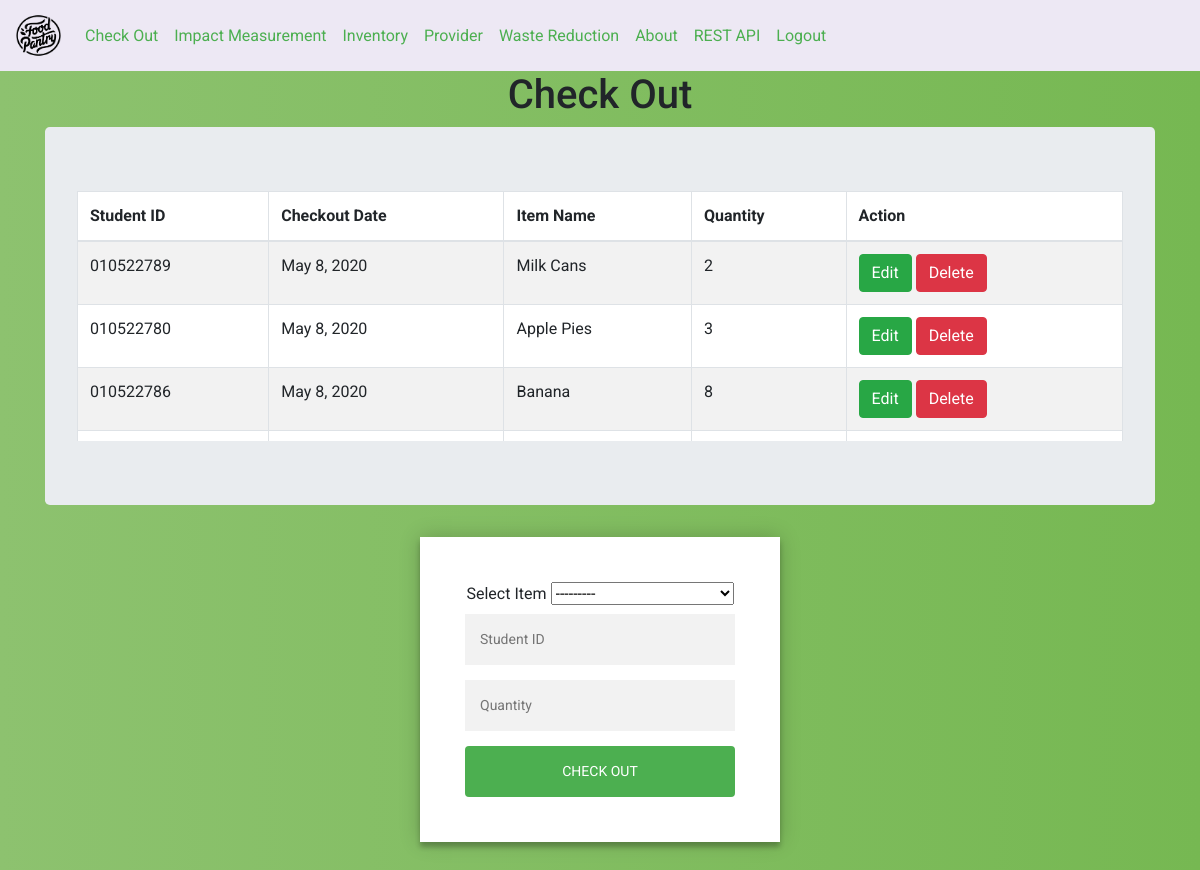
The page /checkout/ (signed in) on the database its author committed.
### checkout/models.py (models this page shows, shortened)
class checkout(models.Model):
    item_in_inventory = models.ForeignKey(inventory, on_delete=models.SET_NULL,null=True)
    item_name = models.CharField(max_length=100, default="Wait")
    student_id = models.CharField(max_length=9)
    checkout_date = models.DateField(auto_now=True)
    quantity = models.PositiveIntegerField()
    price = models.FloatField(default=0)
    donor = models.CharField(max_length=50, default="wait")

### checkout/views.py (the view, shortened to what this page needs)
# urls.py: path('checkout/', checkout_views.checkout_view, name='checkout_view'),
@login_required(login_url='/login/')
def checkout_view(request):
		cout_data = checkout_form()
		cout = checkout.objects.all()
		context = {'cout':cout,'cout_data':cout_data}
		return render(request, "checkout/checkout.html",context)

### checkout/forms.py
class checkout_form(forms.ModelForm):
    student_id = forms.CharField(widget=forms.TextInput(attrs={'placeholder': 'Student ID '}))
    quantity = forms.CharField(widget=forms.TextInput(attrs={'placeholder': 'Quantity '}))
    item_name = forms.CharField(required=False)
    price = forms.FloatField(required=False)
    donor = forms.CharField(required=False)
    class Meta():
	     model = checkout
	     fields = '__all__'

### inventory/models.py (called while the page is built)
     def __str__(self):
          return self.name

### templates/checkout/checkout.html (shortened to what this page needs)
<!DOCTYPE html>
<html>
<head>
	{% include "dashboard/shared_links.html" %}
</head>
<body>
	{% include "dashboard/navigation_bar.html" %}
<h1>Check Out</h1>
{% load static %}
<div class="container">
	<div class="jumbotron">
		<div class="table-wrapper-scroll-y my-custom-scrollbar">
			<table bgcolor="white" class="table table-bordered table-striped mb-0">
  <thead>
    <tr>
      <th scope="col">Student ID</th>
      <th scope="col">Checkout Date</th>
      <th scope="col">Item Name</th>
      <th scope="col">Quantity</th>
	  <th scope="col">Action</th>
    </tr>
  </thead>
  <tbody>
{% for each in cout %}
    <tr>
					<td>{{each.student_id}}</td>
					<td>{{each.checkout_date}}</td>
					<td>{{each.item_name}}</td>
					<td>{{each.quantity}}</td>
					    			<td>                        <a class="btn btn-success" href="{% url 'update_co' each.id %}">Edit</a>
					<a class="btn btn-danger" href="#" onclick="confirmDeleteModal({{each.id}})">Delete</a>
    				</td>
    	</tr>
		 		{% endfor %}
  </tbody>
</table>
	</div>
	</div>
</div>
<div class="form">
<div class="center-column">
	<form method="POST" action="/checkout/">
		<label>Select Item</label>
	{{cout_data.item_in_inventory}}
    {{cout_data.student_id}}
    {{cout_data.quantity}}
		<button type="submit" class="btn btn-info">Check Out</button>
	</form>
</div></div>
</body>
</html>

### static/CSS/common.css (style rules this page uses)
.form { position: relative; z-index: 1; background: #FFFFFF; max-width: 360px; margin: 0 auto 100px; padding: 45px; text-align: center; box-shadow: 0 0 20px 0 rgba(0, 0, 0, 0.2), 0 5px 5px 0 rgba(0, 0, 0, 0.24); }
.form input { font-family: "Roboto", sans-serif; outline: 0; background: #f2f2f2; width: 100%; border: 0; margin: 0 0 15px; padding: 15px; box-sizing: border-box; font-size: 14px; }
.form button { font-family: "Roboto", sans-serif; text-transform: uppercase; outline: 0; background: #4CAF50; width: 100%; border: 0; padding: 15px; color: #FFFFFF; font-size: 14px; -webkit-transition: all 0.3 ease; transition: all 0.3 ease; cursor: pointer; }
h1 { text-align: center; }
.my-custom-scrollbar { position: relative; height: 250px; overflow: auto; }
.table-wrapper-scroll-y { display: block; }
body { background: white; background: -webkit-linear-gradient(right, #76b852, #8DC26F); background: -moz-linear-gradient(right, #76b852, #8DC26F); background: -o-linear-gradient(right, #76b852, #8DC26F); background: linear-gradient(to left, #76b852, #8DC26F); font-family: "Roboto", sans-serif; -webkit-font-smoothing: antialiased; -moz-osx-font-smoothing: grayscale; }

### rows shown on the page
checkout: student_id "010522789", checkout_date "May 8, 2020", item_name "Milk Cans", quantity "2"
checkout: student_id "010522780", checkout_date "May 8, 2020", item_name "Apple Pies", quantity "3"
checkout: student_id "010522786", checkout_date "May 8, 2020", item_name "Banana", quantity "8"
